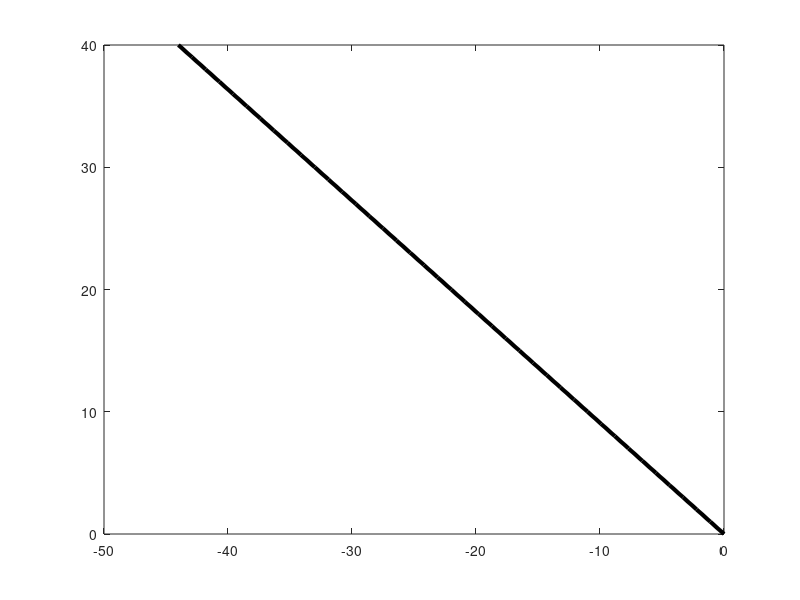

MATLAB code for this plot: (Note: this script raises an error after producing the figure.)
%%%%%%%%%%%%%%%%%%%%%%%%%%%%%%%%%%%%%%%%%%%%%%%%%%%%%%%%%%%%%%%%%%%%%%%%%%%%%%%%%%%%
% Dan Wiese
% 16.323 - Term Project
% dS_PlotWind.m
% Friday 09-May-2014
%-----------------------------------------------------------------------------------
%DYNAMIC SOARING: PLOT WIND VELOCITY PROFILE
%%%%%%%%%%%%%%%%%%%%%%%%%%%%%%%%%%%%%%%%%%%%%%%%%%%%%%%%%%%%%%%%%%%%%%%%%%%%%%%%%%%%

%Define altitude range over which to plot wind profile
z = 0:1:40;

%Define wind profile
Wxref = -11;
zref = 10;
z0 = 0.15; %0.05-0.15 Sukumar, Selig, or 0.03sachs
a = 3;
beta = Wxref/zref;

Wxlog = Wxref*(log((z+z0)/z0))/(log(zref/z0));
Wxlin = beta*z;
Wxexp = (Wxref/(1-exp(-a)))*(1-exp(-a*(z/zref)));

%-----------------------------------------------------------------------------------
axisfontsize = 16;
plotlinewidth = 3;
plotlinecolor = [0 0 0];

figure(1)
pp = plot(Wxlin,z,'linewidth',plotlinewidth,'color',plotlinecolor);
hold on
for ii = 5:5:z(end);
    arrow([0 z(ii+1)],[Wxlin(ii+1) z(ii+1)])
end
xl = xlabel('Wind Velocity [m/s]','interpreter','latex','FontSize',axisfontsize);
yl = ylabel('Altitude [m]','interpreter','latex','FontSize',axisfontsize);
set(gca,'FontSize',16);
grid on;
ylim([0 z(end)]);
% xlim([-15 0]);
set(gcf,'Units','pixels');
set(gcf,'PaperUnits','inches','PaperPosition',[0 0 4.5 6]);
set(gcf,'PaperPositionMode','manual')
set(gcf,'InvertHardCopy','off');
set(gcf,'color',[1 1 1])
cd(plotdir)
print('-depsc','-r600','plot_wind_lin.eps');
cd(homedir)

figure(2)
pp = plot(Wxlog,z,'linewidth',plotlinewidth,'color',plotlinecolor);
hold on
for ii = 5:5:z(end);
    arrow([0 z(ii+1)],[Wxlog(ii+1) z(ii+1)])
end
xl = xlabel('Wind Velocity [m/s]','interpreter','latex','FontSize',axisfontsize);
yl = ylabel('Altitude [m]','interpreter','latex','FontSize',axisfontsize);
set(gca,'FontSize',16);
grid on;
ylim([0 z(end)]);
% xlim([-15 0]);
set(gcf,'Units','pixels');
set(gcf,'PaperUnits','inches','PaperPosition',[0 0 4.5 6]);
set(gcf,'PaperPositionMode','manual')
set(gcf,'InvertHardCopy','off');
set(gcf,'color',[1 1 1])
cd(plotdir)
print('-depsc','-r600','plot_wind_log.eps');
cd(homedir)

figure(3)
pp = plot(Wxexp,z,'linewidth',plotlinewidth,'color',plotlinecolor);
hold on
for ii = 5:5:z(end);
    arrow([0 z(ii+1)],[Wxexp(ii+1) z(ii+1)])
end
xl = xlabel('Wind Velocity [m/s]','interpreter','latex','FontSize',axisfontsize);
yl = ylabel('Altitude [m]','interpreter','latex','FontSize',axisfontsize);
set(gca,'FontSize',16);
grid on;
ylim([0 z(end)]);
% xlim([-15 0]);
set(gcf,'Units','pixels');
set(gcf,'PaperUnits','inches','PaperPosition',[0 0 4.5 6]);
set(gcf,'PaperPositionMode','manual')
set(gcf,'InvertHardCopy','off');
set(gcf,'color',[1 1 1])
cd(plotdir)
print('-depsc','-r600','plot_wind_exp.eps');
cd(homedir)

figure(4)
pp = plot(Wxlin,z,'linestyle','--','linewidth',plotlinewidth,'color',plotlinecolor);
hold on
pp = plot(Wxlog,z,'linestyle','-','linewidth',plotlinewidth,'color',plotlinecolor);
pp = plot(Wxexp,z,'linestyle',':','linewidth',plotlinewidth,'color',plotlinecolor);
xl = xlabel('Wind Velocity [m/s]','interpreter','latex','FontSize',axisfontsize);
yl = ylabel('Altitude [m]','interpreter','latex','FontSize',axisfontsize);
set(gca,'FontSize',16);
grid on;
legend('Linear','Logarithmic','Power-Law','location','SouthWest');
ylim([0 z(end)]);
% xlim([-15 0]);
set(gcf,'Units','pixels');
set(gcf,'PaperUnits','inches','PaperPosition',[0 0 4.5 6]);
set(gcf,'PaperPositionMode','manual')
set(gcf,'InvertHardCopy','off');
set(gcf,'color',[1 1 1])
cd(plotdir)
print('-depsc','-r600','plot_wind_linlog.eps');
cd(homedir)
